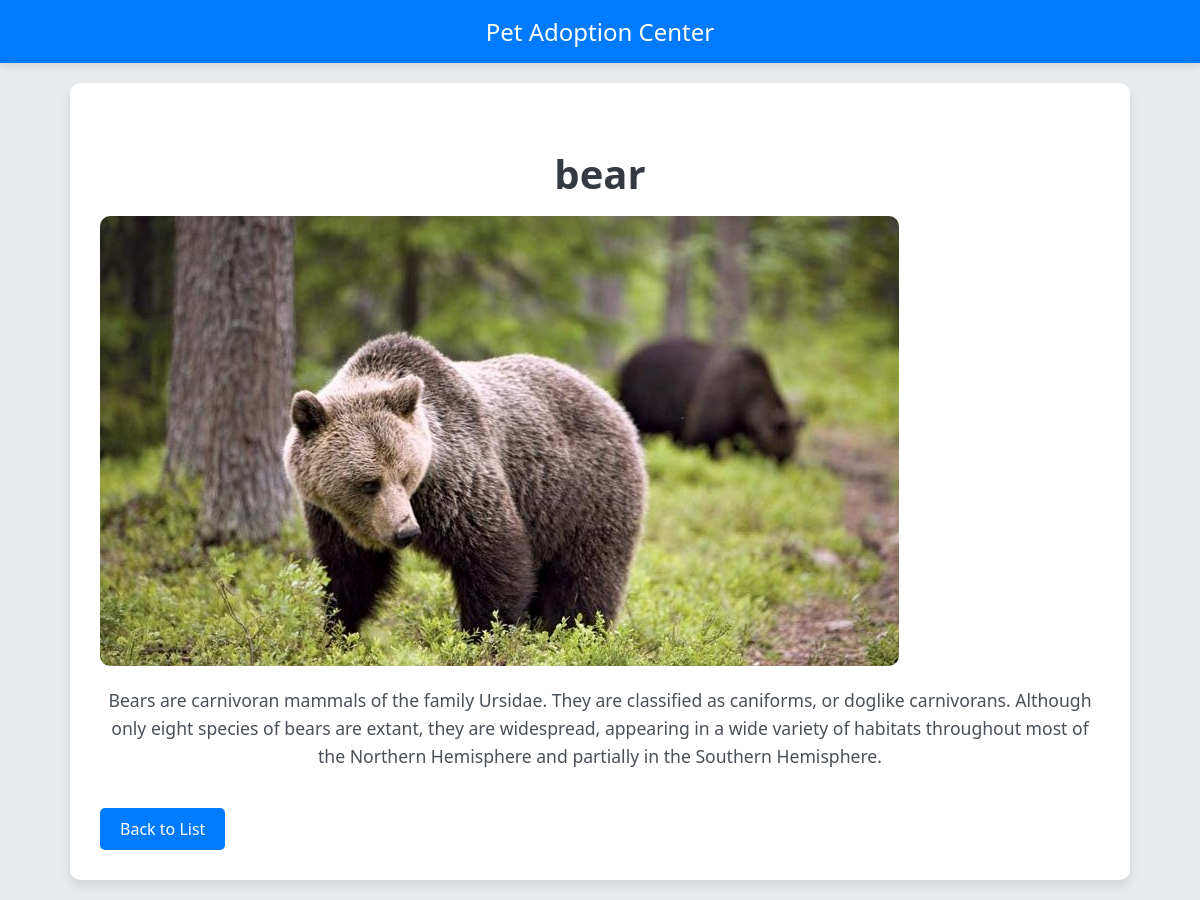
The page /pets/3/ on the database its author committed.
### adoption/models.py (models this page shows, shortened)
class Pet(models.Model):
    name = models.CharField(max_length=100)
    description = models.TextField()
    photo = models.ImageField(upload_to='pets/', null=True, blank=True)

### adoption/views.py (the view)
# urls.py: path('pets/<int:pet_id>/', views.pet_details, name='pet_details'),
def pet_details(request, pet_id):
    pet = Pet.objects.get(id=pet_id)
    context = {
        'pet':pet,
    }
    return render(request, 'adoption/pet_detail.html', context)

### adoption/templates/adoption/pet_detail.html (shortened to what this page needs)
<!DOCTYPE html>
<html lang="en">
<head>
</head>
<body>
    <div class="header">
        Pet Adoption Center
    </div>
    <div class="container">
        <h2>{{ pet.name }}</h2>
        {% if pet.photo %}
            <img src="{{ pet.photo.url }}" alt="Photo of {{ pet.name }}" class="pet-photo">
        {% else %}
            <p>No photo available</p>
        {% endif %}
        <p>{{ pet.description|default:"No description available" }}</p>
        <a href="{% url 'adoption:index' %}" class="back-button">Back to List</a>
    </div>
</body>
</html>

### adoption/templates/adoption/pet_detail.html (style rules this page uses)
body { font-family: 'Segoe UI', Tahoma, Geneva, Verdana, sans-serif; margin: 0; padding: 0; background-color: #e9ecef; }
.header { background-color: #007bff; color: white; padding: 15px 0; text-align: center; font-size: 1.5em; box-shadow: 0 4px 8px rgba(0, 0, 0, 0.1); }
.container { width: 90%; margin: 20px auto; max-width: 1000px; background-color: white; padding: 30px; border-radius: 10px; box-shadow: 0 6px 12px rgba(0, 0, 0, 0.1); overflow: hidden; }
.pet-photo { display: block; max-width: 100%; height: auto; border-radius: 10px; margin-bottom: 20px; transition: transform 0.3s ease; }
h2 { font-size: 2.5em; color: #343a40; margin-bottom: 15px; text-align: center; }
p { font-size: 1.1em; color: #495057; line-height: 1.6; text-align: center; }
.back-button { display: inline-block; margin-top: 20px; padding: 10px 20px; background-color: #007bff; color: white; text-decoration: none; border-radius: 5px; font-size: 1em; text-align: center; transition: background-color 0.3s ease; }

### rows shown on the page
Pet: name "bear", photo (picture), description "Bears are carnivoran mammals of the family Ursidae. They are classified as caniforms, or doglike carnivorans. Although only eight species of bears are extant, they are widespread, appearing in a wide variety of habitats throughout most of the Northern Hemisphere and partially in the Southern Hemisphere."
